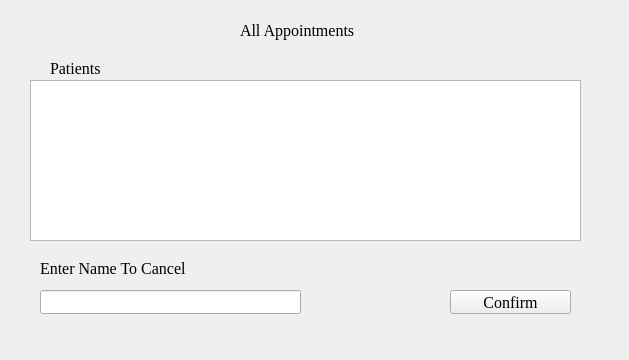
<?xml version="1.0" encoding="UTF-8"?>
<ui version="4.0">
 <class>win4</class>
 <widget class="QWidget" name="win4">
  <property name="geometry">
   <rect>
    <x>0</x>
    <y>0</y>
    <width>629</width>
    <height>360</height>
   </rect>
  </property>
  <property name="font">
   <font>
    <family>Times New Roman</family>
    <pointsize>12</pointsize>
   </font>
  </property>
  <property name="windowTitle">
   <string>Form</string>
  </property>
  <widget class="QTextBrowser" name="box">
   <property name="geometry">
    <rect>
     <x>30</x>
     <y>80</y>
     <width>551</width>
     <height>161</height>
    </rect>
   </property>
   <property name="styleSheet">
    <string notr="true">color: rgb(255, 255, 255);</string>
   </property>
  </widget>
  <widget class="QLabel" name="label_2">
   <property name="geometry">
    <rect>
     <x>40</x>
     <y>260</y>
     <width>181</width>
     <height>16</height>
    </rect>
   </property>
   <property name="styleSheet">
    <string notr="true">font: 12pt &quot;Times New Roman&quot;;</string>
   </property>
   <property name="text">
    <string>Enter Name To Cancel</string>
   </property>
  </widget>
  <widget class="QLabel" name="label">
   <property name="geometry">
    <rect>
     <x>240</x>
     <y>10</y>
     <width>291</width>
     <height>41</height>
    </rect>
   </property>
   <property name="styleSheet">
    <string notr="true">font: 700 italic 18pt &quot;Times New Roman&quot;;
font: 700 italic 18pt &quot;Times New Roman&quot;;</string>
   </property>
   <property name="text">
    <string>All Appointments</string>
   </property>
  </widget>
  <widget class="QLineEdit" name="name">
   <property name="geometry">
    <rect>
     <x>40</x>
     <y>290</y>
     <width>261</width>
     <height>24</height>
    </rect>
   </property>
   <property name="styleSheet">
    <string notr="true"/>
   </property>
  </widget>
  <widget class="QPushButton" name="pushButton">
   <property name="geometry">
    <rect>
     <x>450</x>
     <y>290</y>
     <width>121</width>
     <height>24</height>
    </rect>
   </property>
   <property name="styleSheet">
    <string notr="true">font: 12pt &quot;Times New Roman&quot;;</string>
   </property>
   <property name="text">
    <string>Confirm</string>
   </property>
  </widget>
  <widget class="QLabel" name="label_3">
   <property name="geometry">
    <rect>
     <x>50</x>
     <y>60</y>
     <width>111</width>
     <height>16</height>
    </rect>
   </property>
   <property name="styleSheet">
    <string notr="true">font: 700 14pt &quot;Times New Roman&quot;;</string>
   </property>
   <property name="text">
    <string>Patients</string>
   </property>
  </widget>
 </widget>
 <resources/>
 <connections/>
</ui>
